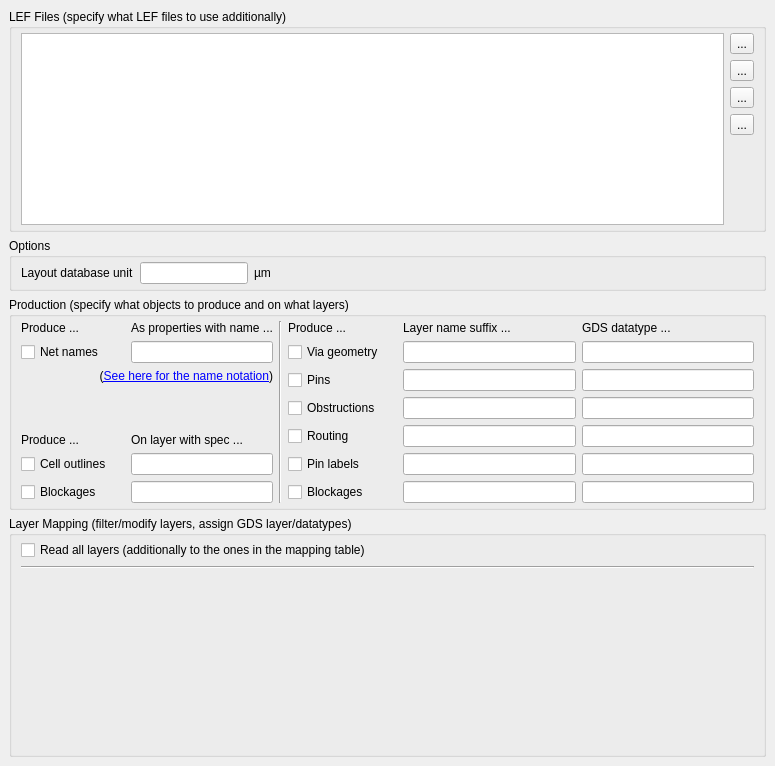
<?xml version="1.0" encoding="UTF-8"?>
<ui version="4.0">
 <class>LEFDEFTechnologyComponentEditor</class>
 <widget class="QWidget" name="LEFDEFTechnologyComponentEditor">
  <property name="geometry">
   <rect>
    <x>0</x>
    <y>0</y>
    <width>775</width>
    <height>766</height>
   </rect>
  </property>
  <property name="windowTitle">
   <string>Form</string>
  </property>
  <property name="toolTip">
   <string/>
  </property>
  <layout class="QVBoxLayout">
   <property name="spacing">
    <number>6</number>
   </property>
   <property name="leftMargin">
    <number>9</number>
   </property>
   <property name="topMargin">
    <number>9</number>
   </property>
   <property name="rightMargin">
    <number>9</number>
   </property>
   <property name="bottomMargin">
    <number>9</number>
   </property>
   <item>
    <widget class="QGroupBox" name="groupBox_2">
     <property name="minimumSize">
      <size>
       <width>0</width>
       <height>0</height>
      </size>
     </property>
     <property name="title">
      <string>LEF Files (specify what LEF files to use additionally)</string>
     </property>
     <property name="flat">
      <bool>true</bool>
     </property>
     <layout class="QVBoxLayout">
      <property name="spacing">
       <number>6</number>
      </property>
      <property name="leftMargin">
       <number>9</number>
      </property>
      <property name="topMargin">
       <number>4</number>
      </property>
      <property name="rightMargin">
       <number>9</number>
      </property>
      <property name="bottomMargin">
       <number>4</number>
      </property>
      <item>
       <widget class="QFrame" name="lef_files_frame">
        <property name="sizePolicy">
         <sizepolicy hsizetype="Preferred" vsizetype="Fixed">
          <horstretch>0</horstretch>
          <verstretch>0</verstretch>
         </sizepolicy>
        </property>
        <property name="minimumSize">
         <size>
          <width>16</width>
          <height>120</height>
         </size>
        </property>
        <property name="maximumSize">
         <size>
          <width>16777215</width>
          <height>16777215</height>
         </size>
        </property>
        <property name="frameShape">
         <enum>QFrame::NoFrame</enum>
        </property>
        <property name="frameShadow">
         <enum>QFrame::Raised</enum>
        </property>
        <layout class="QGridLayout">
         <property name="leftMargin">
          <number>0</number>
         </property>
         <property name="topMargin">
          <number>0</number>
         </property>
         <property name="rightMargin">
          <number>0</number>
         </property>
         <property name="bottomMargin">
          <number>0</number>
         </property>
         <property name="spacing">
          <number>6</number>
         </property>
         <item row="1" column="1">
          <widget class="QToolButton" name="del_lef_files">
           <property name="toolTip">
            <string>Delete selected files</string>
           </property>
           <property name="text">
            <string>...</string>
           </property>
           <property name="icon">
            <iconset resource="../lay/layResources.qrc">
             <normaloff>:/clear.png</normaloff>:/clear.png</iconset>
           </property>
          </widget>
         </item>
         <item row="0" column="0" rowspan="5">
          <widget class="QListWidget" name="lef_files">
           <property name="sizePolicy">
            <sizepolicy hsizetype="Expanding" vsizetype="Expanding">
             <horstretch>0</horstretch>
             <verstretch>0</verstretch>
            </sizepolicy>
           </property>
           <property name="selectionMode">
            <enum>QAbstractItemView::ExtendedSelection</enum>
           </property>
          </widget>
         </item>
         <item row="3" column="1">
          <widget class="QToolButton" name="move_lef_files_down">
           <property name="toolTip">
            <string>Move selected files down</string>
           </property>
           <property name="text">
            <string>...</string>
           </property>
           <property name="icon">
            <iconset resource="../lay/layResources.qrc">
             <normaloff>:/down.png</normaloff>:/down.png</iconset>
           </property>
          </widget>
         </item>
         <item row="4" column="1">
          <spacer>
           <property name="orientation">
            <enum>Qt::Vertical</enum>
           </property>
           <property name="sizeHint" stdset="0">
            <size>
             <width>20</width>
             <height>0</height>
            </size>
           </property>
          </spacer>
         </item>
         <item row="0" column="1">
          <widget class="QToolButton" name="add_lef_file">
           <property name="toolTip">
            <string>Add LEF file</string>
           </property>
           <property name="text">
            <string>...</string>
           </property>
           <property name="icon">
            <iconset resource="../lay/layResources.qrc">
             <normaloff>:/add.png</normaloff>:/add.png</iconset>
           </property>
          </widget>
         </item>
         <item row="2" column="1">
          <widget class="QToolButton" name="move_lef_files_up">
           <property name="toolTip">
            <string>Move selected files up</string>
           </property>
           <property name="text">
            <string>...</string>
           </property>
           <property name="icon">
            <iconset resource="../lay/layResources.qrc">
             <normaloff>:/up.png</normaloff>:/up.png</iconset>
           </property>
          </widget>
         </item>
        </layout>
       </widget>
      </item>
     </layout>
    </widget>
   </item>
   <item>
    <widget class="QGroupBox" name="groupBox_4">
     <property name="title">
      <string>Options</string>
     </property>
     <property name="flat">
      <bool>true</bool>
     </property>
     <layout class="QHBoxLayout" name="horizontalLayout_2">
      <property name="topMargin">
       <number>4</number>
      </property>
      <property name="bottomMargin">
       <number>4</number>
      </property>
      <item>
       <widget class="QLabel" name="label_4">
        <property name="text">
         <string>Layout database unit</string>
        </property>
       </widget>
      </item>
      <item>
       <widget class="QLineEdit" name="dbu">
        <property name="sizePolicy">
         <sizepolicy hsizetype="Preferred" vsizetype="Fixed">
          <horstretch>0</horstretch>
          <verstretch>0</verstretch>
         </sizepolicy>
        </property>
       </widget>
      </item>
      <item>
       <widget class="QLabel" name="label_5">
        <property name="sizePolicy">
         <sizepolicy hsizetype="Preferred" vsizetype="Preferred">
          <horstretch>1</horstretch>
          <verstretch>0</verstretch>
         </sizepolicy>
        </property>
        <property name="text">
         <string>µm</string>
        </property>
       </widget>
      </item>
     </layout>
    </widget>
   </item>
   <item>
    <widget class="QGroupBox" name="groupBox_3">
     <property name="title">
      <string>Production (specify what objects to produce and on what layers)</string>
     </property>
     <property name="flat">
      <bool>true</bool>
     </property>
     <layout class="QGridLayout">
      <property name="leftMargin">
       <number>9</number>
      </property>
      <property name="topMargin">
       <number>4</number>
      </property>
      <property name="rightMargin">
       <number>9</number>
      </property>
      <property name="bottomMargin">
       <number>4</number>
      </property>
      <property name="spacing">
       <number>6</number>
      </property>
      <item row="0" column="7">
       <widget class="QLabel" name="lbl1">
        <property name="text">
         <string>Layer name suffix ...</string>
        </property>
       </widget>
      </item>
      <item row="0" column="5" colspan="2">
       <widget class="QLabel" name="label">
        <property name="text">
         <string>Produce ...</string>
        </property>
       </widget>
      </item>
      <item row="0" column="8">
       <widget class="QLabel" name="label_3">
        <property name="text">
         <string>GDS datatype ...</string>
        </property>
       </widget>
      </item>
      <item row="0" column="4" rowspan="7">
       <widget class="Line" name="line">
        <property name="orientation">
         <enum>Qt::Vertical</enum>
        </property>
       </widget>
      </item>
      <item row="1" column="8">
       <widget class="QLineEdit" name="datatype_via_geometry"/>
      </item>
      <item row="3" column="8">
       <widget class="QLineEdit" name="datatype_obstructions"/>
      </item>
      <item row="5" column="8">
       <widget class="QLineEdit" name="datatype_labels"/>
      </item>
      <item row="4" column="8">
       <widget class="QLineEdit" name="datatype_routing"/>
      </item>
      <item row="6" column="7">
       <widget class="QLineEdit" name="suffix_blockages"/>
      </item>
      <item row="3" column="7">
       <widget class="QLineEdit" name="suffix_obstructions"/>
      </item>
      <item row="2" column="0" colspan="4">
       <widget class="QLabel" name="help_label">
        <property name="text">
         <string>&lt;html&gt;&lt;body&gt;(&lt;a href=&quot;int:/about/variant_notation.xml&quot;&gt;See here for the name notation&lt;/a&gt;)&lt;/body&gt;&lt;/html&gt;</string>
        </property>
        <property name="alignment">
         <set>Qt::AlignRight|Qt::AlignTop|Qt::AlignTrailing</set>
        </property>
       </widget>
      </item>
      <item row="1" column="0">
       <widget class="QCheckBox" name="produce_net_names">
        <property name="font">
         <font>
          <weight>50</weight>
          <italic>false</italic>
          <bold>false</bold>
         </font>
        </property>
        <property name="text">
         <string>Net names</string>
        </property>
       </widget>
      </item>
      <item row="2" column="8">
       <widget class="QLineEdit" name="datatype_pins"/>
      </item>
      <item row="2" column="5">
       <widget class="QCheckBox" name="produce_pins">
        <property name="text">
         <string>Pins</string>
        </property>
       </widget>
      </item>
      <item row="4" column="5">
       <widget class="QCheckBox" name="produce_routing">
        <property name="text">
         <string>Routing</string>
        </property>
       </widget>
      </item>
      <item row="2" column="7">
       <widget class="QLineEdit" name="suffix_pins"/>
      </item>
      <item row="1" column="7">
       <widget class="QLineEdit" name="suffix_via_geometry"/>
      </item>
      <item row="3" column="5">
       <widget class="QCheckBox" name="produce_obstructions">
        <property name="text">
         <string>Obstructions</string>
        </property>
       </widget>
      </item>
      <item row="4" column="7">
       <widget class="QLineEdit" name="suffix_routing"/>
      </item>
      <item row="1" column="5">
       <widget class="QCheckBox" name="produce_via_geometry">
        <property name="text">
         <string>Via geometry</string>
        </property>
       </widget>
      </item>
      <item row="0" column="2" colspan="2">
       <widget class="QLabel" name="label_8">
        <property name="text">
         <string>As properties with name ...</string>
        </property>
       </widget>
      </item>
      <item row="6" column="8">
       <widget class="QLineEdit" name="datatype_blockages"/>
      </item>
      <item row="5" column="5">
       <widget class="QCheckBox" name="produce_labels">
        <property name="text">
         <string>Pin labels</string>
        </property>
       </widget>
      </item>
      <item row="5" column="7">
       <widget class="QLineEdit" name="suffix_labels"/>
      </item>
      <item row="6" column="0">
       <widget class="QCheckBox" name="produce_placement_blockages">
        <property name="sizePolicy">
         <sizepolicy hsizetype="Preferred" vsizetype="Fixed">
          <horstretch>0</horstretch>
          <verstretch>0</verstretch>
         </sizepolicy>
        </property>
        <property name="text">
         <string>Blockages</string>
        </property>
       </widget>
      </item>
      <item row="5" column="2" colspan="2">
       <widget class="QLineEdit" name="outline_layer"/>
      </item>
      <item row="5" column="0">
       <widget class="QCheckBox" name="produce_outlines">
        <property name="sizePolicy">
         <sizepolicy hsizetype="Minimum" vsizetype="Fixed">
          <horstretch>0</horstretch>
          <verstretch>0</verstretch>
         </sizepolicy>
        </property>
        <property name="text">
         <string>Cell outlines</string>
        </property>
       </widget>
      </item>
      <item row="6" column="5">
       <widget class="QCheckBox" name="produce_blockages">
        <property name="text">
         <string>Blockages</string>
        </property>
       </widget>
      </item>
      <item row="4" column="2" colspan="2">
       <widget class="QLabel" name="label_7">
        <property name="text">
         <string>On layer with spec ...</string>
        </property>
        <property name="alignment">
         <set>Qt::AlignBottom|Qt::AlignLeading|Qt::AlignLeft</set>
        </property>
       </widget>
      </item>
      <item row="6" column="2" colspan="2">
       <widget class="QLineEdit" name="placement_blockage_layer"/>
      </item>
      <item row="6" column="1">
       <widget class="QLabel" name="label_10">
        <property name="sizePolicy">
         <sizepolicy hsizetype="Fixed" vsizetype="Preferred">
          <horstretch>0</horstretch>
          <verstretch>0</verstretch>
         </sizepolicy>
        </property>
        <property name="text">
         <string/>
        </property>
        <property name="pixmap">
         <pixmap resource="../lay/layResources.qrc">:/right.png</pixmap>
        </property>
       </widget>
      </item>
      <item row="1" column="2" colspan="2">
       <widget class="QLineEdit" name="net_prop_name"/>
      </item>
      <item row="5" column="1">
       <widget class="QLabel" name="label_9">
        <property name="sizePolicy">
         <sizepolicy hsizetype="Fixed" vsizetype="Preferred">
          <horstretch>0</horstretch>
          <verstretch>0</verstretch>
         </sizepolicy>
        </property>
        <property name="text">
         <string/>
        </property>
        <property name="pixmap">
         <pixmap resource="../lay/layResources.qrc">:/right.png</pixmap>
        </property>
       </widget>
      </item>
      <item row="0" column="0" colspan="2">
       <widget class="QLabel" name="label_2">
        <property name="font">
         <font>
          <weight>50</weight>
          <italic>false</italic>
          <bold>false</bold>
          <underline>false</underline>
         </font>
        </property>
        <property name="text">
         <string>Produce ...</string>
        </property>
       </widget>
      </item>
      <item row="6" column="6">
       <widget class="QLabel" name="label_17">
        <property name="sizePolicy">
         <sizepolicy hsizetype="Fixed" vsizetype="Preferred">
          <horstretch>0</horstretch>
          <verstretch>0</verstretch>
         </sizepolicy>
        </property>
        <property name="text">
         <string/>
        </property>
        <property name="pixmap">
         <pixmap resource="../lay/layResources.qrc">:/right.png</pixmap>
        </property>
       </widget>
      </item>
      <item row="1" column="6">
       <widget class="QLabel" name="label_12">
        <property name="sizePolicy">
         <sizepolicy hsizetype="Fixed" vsizetype="Preferred">
          <horstretch>0</horstretch>
          <verstretch>0</verstretch>
         </sizepolicy>
        </property>
        <property name="text">
         <string/>
        </property>
        <property name="pixmap">
         <pixmap resource="../lay/layResources.qrc">:/right.png</pixmap>
        </property>
       </widget>
      </item>
      <item row="4" column="6">
       <widget class="QLabel" name="label_15">
        <property name="sizePolicy">
         <sizepolicy hsizetype="Fixed" vsizetype="Preferred">
          <horstretch>0</horstretch>
          <verstretch>0</verstretch>
         </sizepolicy>
        </property>
        <property name="text">
         <string/>
        </property>
        <property name="pixmap">
         <pixmap resource="../lay/layResources.qrc">:/right.png</pixmap>
        </property>
       </widget>
      </item>
      <item row="4" column="0" colspan="2">
       <widget class="QLabel" name="label_6">
        <property name="text">
         <string>Produce ...</string>
        </property>
        <property name="alignment">
         <set>Qt::AlignBottom|Qt::AlignLeading|Qt::AlignLeft</set>
        </property>
       </widget>
      </item>
      <item row="2" column="6">
       <widget class="QLabel" name="label_13">
        <property name="sizePolicy">
         <sizepolicy hsizetype="Fixed" vsizetype="Preferred">
          <horstretch>0</horstretch>
          <verstretch>0</verstretch>
         </sizepolicy>
        </property>
        <property name="text">
         <string/>
        </property>
        <property name="pixmap">
         <pixmap resource="../lay/layResources.qrc">:/right.png</pixmap>
        </property>
       </widget>
      </item>
      <item row="3" column="6">
       <widget class="QLabel" name="label_14">
        <property name="sizePolicy">
         <sizepolicy hsizetype="Fixed" vsizetype="Preferred">
          <horstretch>0</horstretch>
          <verstretch>0</verstretch>
         </sizepolicy>
        </property>
        <property name="text">
         <string/>
        </property>
        <property name="pixmap">
         <pixmap resource="../lay/layResources.qrc">:/right.png</pixmap>
        </property>
       </widget>
      </item>
      <item row="1" column="1">
       <widget class="QLabel" name="label_11">
        <property name="sizePolicy">
         <sizepolicy hsizetype="Fixed" vsizetype="Preferred">
          <horstretch>0</horstretch>
          <verstretch>0</verstretch>
         </sizepolicy>
        </property>
        <property name="text">
         <string/>
        </property>
        <property name="pixmap">
         <pixmap resource="../lay/layResources.qrc">:/right.png</pixmap>
        </property>
       </widget>
      </item>
      <item row="5" column="6">
       <widget class="QLabel" name="label_16">
        <property name="sizePolicy">
         <sizepolicy hsizetype="Fixed" vsizetype="Preferred">
          <horstretch>0</horstretch>
          <verstretch>0</verstretch>
         </sizepolicy>
        </property>
        <property name="text">
         <string/>
        </property>
        <property name="pixmap">
         <pixmap resource="../lay/layResources.qrc">:/right.png</pixmap>
        </property>
       </widget>
      </item>
     </layout>
    </widget>
   </item>
   <item>
    <widget class="QGroupBox" name="groupBox">
     <property name="sizePolicy">
      <sizepolicy hsizetype="Preferred" vsizetype="Preferred">
       <horstretch>0</horstretch>
       <verstretch>1</verstretch>
      </sizepolicy>
     </property>
     <property name="title">
      <string>Layer Mapping (filter/modify layers, assign GDS layer/datatypes)</string>
     </property>
     <property name="flat">
      <bool>true</bool>
     </property>
     <layout class="QVBoxLayout">
      <property name="spacing">
       <number>6</number>
      </property>
      <property name="leftMargin">
       <number>9</number>
      </property>
      <property name="topMargin">
       <number>4</number>
      </property>
      <property name="rightMargin">
       <number>9</number>
      </property>
      <property name="bottomMargin">
       <number>4</number>
      </property>
      <item>
       <widget class="QCheckBox" name="read_all_cbx">
        <property name="text">
         <string>Read all layers (additionally to the ones in the mapping table)</string>
        </property>
       </widget>
      </item>
      <item>
       <widget class="Line" name="line_2">
        <property name="orientation">
         <enum>Qt::Horizontal</enum>
        </property>
       </widget>
      </item>
      <item>
       <widget class="lay::LayerMappingWidget" name="layer_map">
        <property name="sizePolicy">
         <sizepolicy hsizetype="Preferred" vsizetype="Expanding">
          <horstretch>0</horstretch>
          <verstretch>1</verstretch>
         </sizepolicy>
        </property>
        <property name="minimumSize">
         <size>
          <width>16</width>
          <height>0</height>
         </size>
        </property>
        <property name="frameShape">
         <enum>QFrame::NoFrame</enum>
        </property>
        <property name="frameShadow">
         <enum>QFrame::Raised</enum>
        </property>
       </widget>
      </item>
     </layout>
    </widget>
   </item>
  </layout>
 </widget>
 <customwidgets>
  <customwidget>
   <class>lay::LayerMappingWidget</class>
   <extends>QFrame</extends>
   <header>layLayerMappingWidget.h</header>
   <container>1</container>
   <slots>
    <signal>enable_all_layers(bool)</signal>
   </slots>
  </customwidget>
 </customwidgets>
 <tabstops>
  <tabstop>lef_files</tabstop>
  <tabstop>add_lef_file</tabstop>
  <tabstop>del_lef_files</tabstop>
  <tabstop>move_lef_files_up</tabstop>
  <tabstop>move_lef_files_down</tabstop>
  <tabstop>dbu</tabstop>
  <tabstop>produce_net_names</tabstop>
  <tabstop>net_prop_name</tabstop>
  <tabstop>produce_outlines</tabstop>
  <tabstop>outline_layer</tabstop>
  <tabstop>produce_placement_blockages</tabstop>
  <tabstop>placement_blockage_layer</tabstop>
  <tabstop>produce_via_geometry</tabstop>
  <tabstop>suffix_via_geometry</tabstop>
  <tabstop>datatype_via_geometry</tabstop>
  <tabstop>produce_pins</tabstop>
  <tabstop>suffix_pins</tabstop>
  <tabstop>datatype_pins</tabstop>
  <tabstop>produce_obstructions</tabstop>
  <tabstop>suffix_obstructions</tabstop>
  <tabstop>datatype_obstructions</tabstop>
  <tabstop>produce_routing</tabstop>
  <tabstop>suffix_routing</tabstop>
  <tabstop>datatype_routing</tabstop>
  <tabstop>produce_labels</tabstop>
  <tabstop>suffix_labels</tabstop>
  <tabstop>datatype_labels</tabstop>
  <tabstop>produce_blockages</tabstop>
  <tabstop>suffix_blockages</tabstop>
  <tabstop>datatype_blockages</tabstop>
  <tabstop>read_all_cbx</tabstop>
 </tabstops>
 <resources>
  <include location="../lay/layResources.qrc"/>
 </resources>
 <connections>
  <connection>
   <sender>layer_map</sender>
   <signal>enable_all_layers(bool)</signal>
   <receiver>read_all_cbx</receiver>
   <slot>setChecked(bool)</slot>
   <hints>
    <hint type="sourcelabel">
     <x>186</x>
     <y>598</y>
    </hint>
    <hint type="destinationlabel">
     <x>155</x>
     <y>553</y>
    </hint>
   </hints>
  </connection>
 </connections>
</ui>
